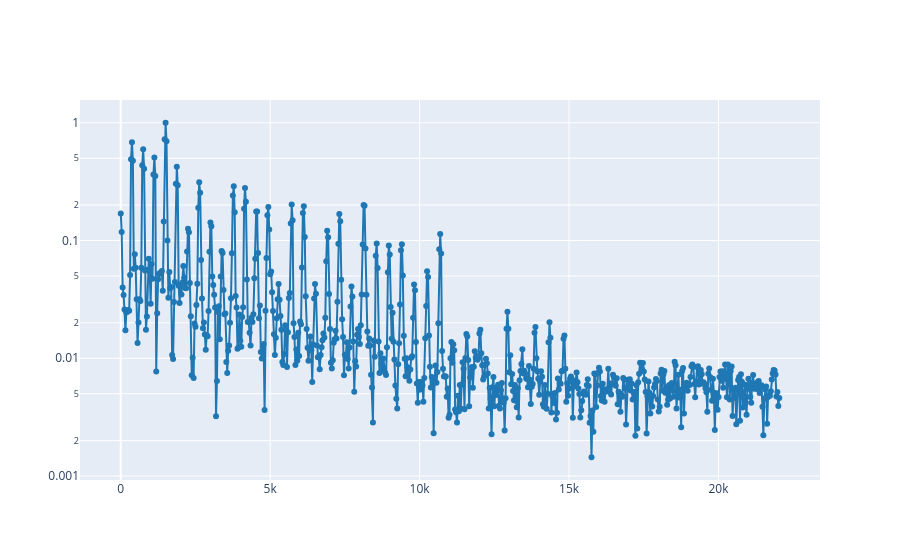

The cell this chart's notebook holds for it:
### Markdown cell above
1.2. Select a time where almost all harmonics are present and plot the spectrum at that time.

### Code cell
# pick the time (in seconds) after inspecting the spectrogram
t_sel = 0.30   

plot_spectrum_at(ff, tt, S, t_sel)

### Figure 1 — Plotly figure (JSON) as saved in the notebook; plotly's stock layout.template omitted (floating-point values rounded to 4 significant figures; data arrays with more than 128 entries replaced by an {"elided": "..."} marker saying what was removed)
{"data": [{"line": {"color": "#1f77b4", "shape": "linear"}, "mode": "lines+markers", "type": "scatter", "x": {"elided": "706 float values"}, "y": {"elided": "706 float values"}}], "layout": {"yaxis": {"type": "log"}}}
